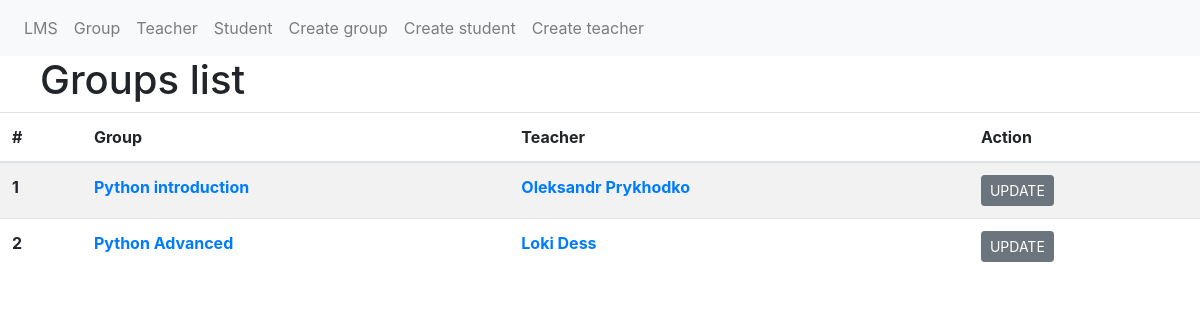
Page /group/ on the earlier database version.
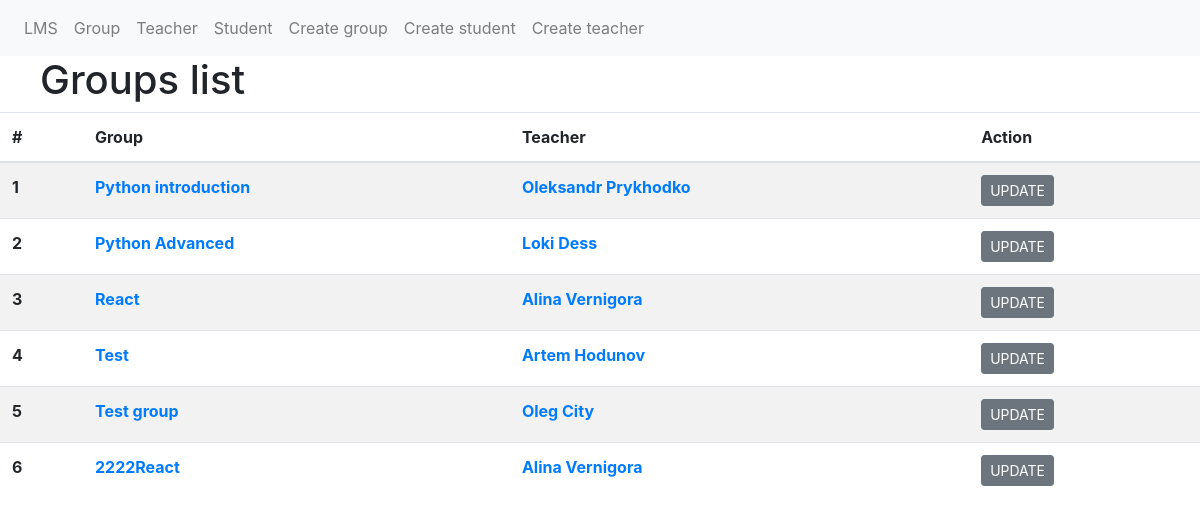
Same page on the later database version.
### core/models.py (models this page shows)
class Group(models.Model):
    name = models.CharField(max_length=255)
    created = models.DateTimeField(auto_now=True)
    updated = models.DateTimeField(auto_now_add=True)
    description = models.TextField()
    teacher = models.ManyToManyField('core.Teacher')
    def __str__(self):
        return self.name

class Teacher(models.Model):
    fullname = models.CharField(max_length=255)
    birthday = models.DateField(auto_now=False, auto_now_add=False)
    phone_regex = RegexValidator(regex=r'^\+?1?\d{9,15}$',
                                 message="Phone number must be entered in the format: '+380123456789'")
    phone_number = models.CharField(validators=[phone_regex], max_length=17, blank=True)
    email = models.EmailField(max_length=100, null=True, blank=True)
    MALE = 'M'
    FEMALE = 'F'
    GENDER_CHOICES = (
        (MALE, 'Male'),
        (FEMALE, 'Female'),
    )
    gender = models.CharField(max_length=1, choices=GENDER_CHOICES)
    def __str__(self):
        return self.fullname

### core/views.py (the view)
# urls.py: path('group/', GroupView.as_view()),
class GroupView(ListView):
    template_name = "group.html"
    model = Group

### core/templates/group.html
{% extends 'index.html' %} {% block body %}
<div class="row" style="margin-left: 2.5em">
  <h1>Groups list</h1>
</div>
<div class="container-space">
  <table class="table table-striped">
    <thead>
      <tr>
        <th scope="col">#</th>
        <th scope="col">Group</th>
        <th scope="col">Teacher</th>
        <th scope="col">Action</th>
      </tr>
    </thead>
    <tbody>
      {% for group in object_list.all %}
      <tr>
        <th scope="row">{{ forloop.counter }}</th>
        <th><a href="/group/{{group.id}}">{{group}}</a></th>
        {% for teacher in group.teacher.all %}
        <th><a href="/teacher/{{teacher.id}}">{{ teacher }}</a></th>
        <th>
          <form method="get" action="/group/{{group.id}}">
            <input
              type="submit"
              value="UPDATE"
              class="btn btn-secondary btn-sm"
            />
          </form>
        </th>
      </tr>
      {% endfor %} {% endfor %}
    </tbody>
  </table>
</div>
{% endblock %}

Differences in the rows shown:
added Group: name "React"
added Teacher: fullname "Alina Vernigora"
added Group: name "Test"
added Teacher: fullname "Artem Hodunov", shown under "Test"
added Group: name "Test group"
added Teacher: fullname "Oleg City", shown under "Test group"
added Group: name "2222React"
